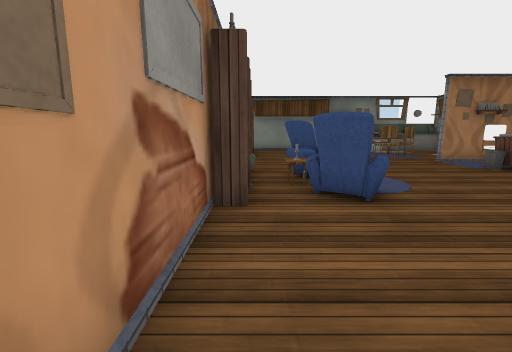
View 1 (above)

14 first-person views from a walk through a 3-D level made in the Unity game engine. The camera is 1.2 m above the floor, tilts 10° down and sees 90° across. The floor is counted in squares, 1 m on a side. Each view is taken from the middle of a square. On the plan, view 1 faces up. The plan holds only what a view shows up to about 12 squares ahead; the rest is blank. The place goes on beyond the plan. Some animated figures are not drawn. Some surface patterns are stand-ins.

View 2
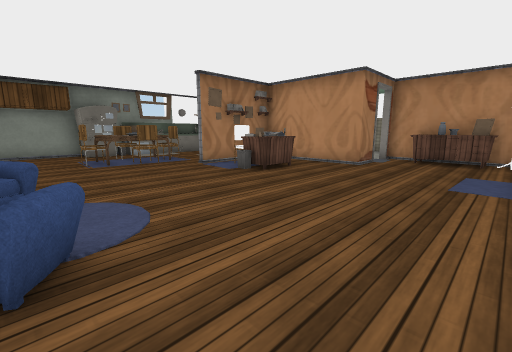

View 3
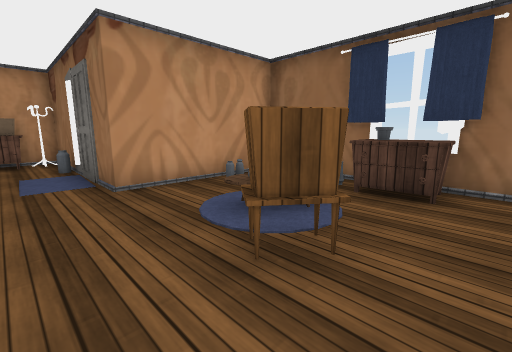

View 4
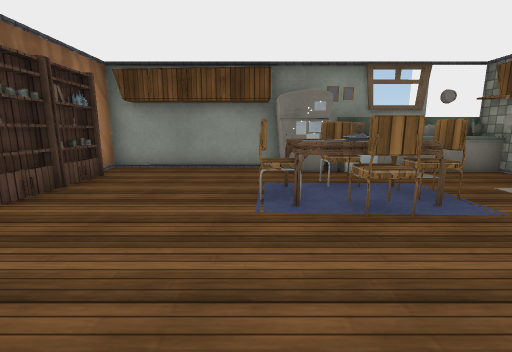

View 5
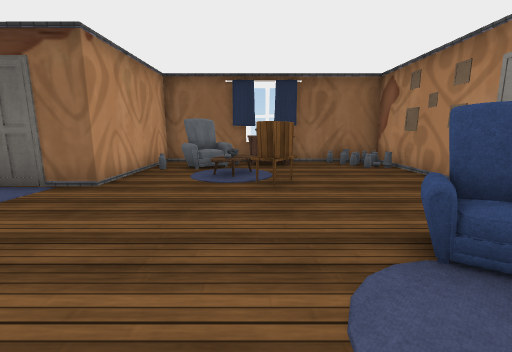

View 6
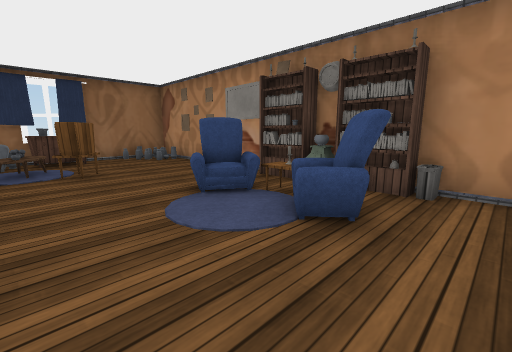

View 7
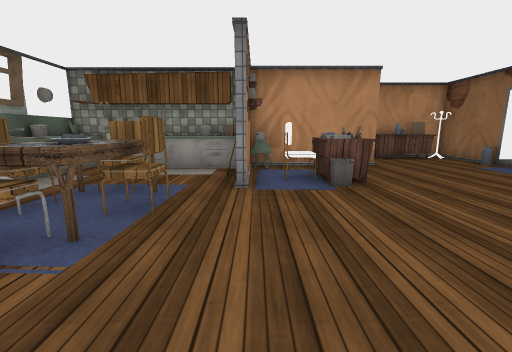

View 8
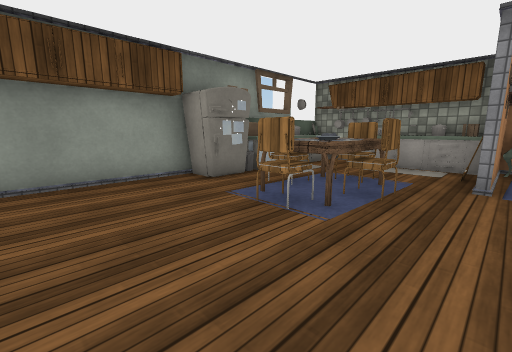

View 9
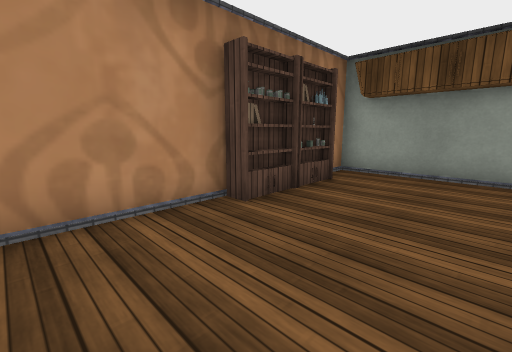

View 10
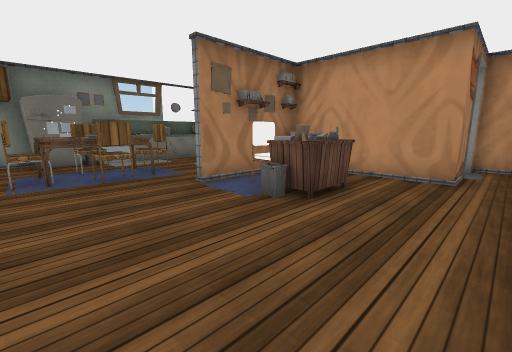

View 11
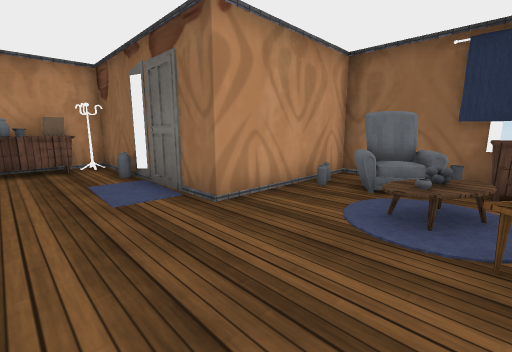

View 12
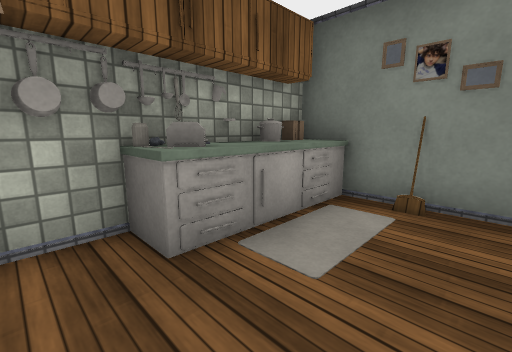

View 13
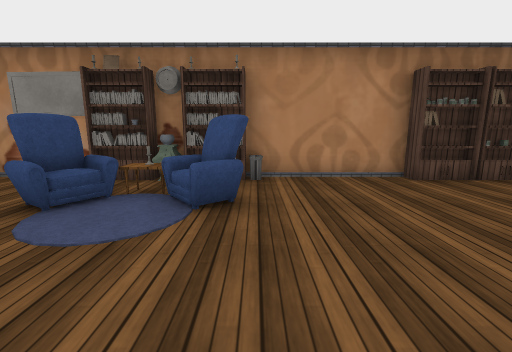

View 14
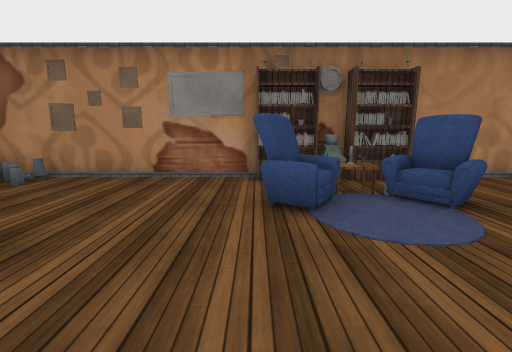

### Floor plan
Points are (right, up) in squares from view 1. A wall is a line through its corners. A room is listed if a view was taken in it or the views show most of it. See-through windows are left out.
Room 1 (views 1, 2, 3, 4, 5, 6, 7, 8, 9, 10, 11, 12, 13, 14)
walls: (7.9, 10.4) (10.5, 10.4); (10.5, 10.2) (7.4, 10.2); (12.4, 5.8) (11, 5.8) (11, 9.6); (-0.7, 12) (-0.7, -3.1) (2.6, -3.1); (13.4, 2.5) (13.7, 3.1); (4.4, -3.1) (7.5, -3.1) (7.5, 1.5) (14, 1.5) (14, 5.8); (9.5, 16.5) (-0.7, 16.5) (-0.7, 15.9)
low walls: (8.8, 10.8) (9.3, 10.8)
objects: other object (0, -2); other object (0, -1); other object (0, 4); other object (0, 5); other object (0, 6); other object (0, 7); other object (0, 8); other object (0, 9); other object (0, 12) to (0, 13); other object (0, 14); other object (1, -2); other object (1, 4) to (2, 5); other object (1, 5) to (2, 7); other object (1, 7) to (2, 8); other object (1, 8); other object (3, -3); other object (3, -2); other object (3, 1) to (4, 1); other object (4, -3); other object (4, -2); other object (4, 0); other object (4, 12) to (5, 13); other object (5, -2); other object (5, 0); other object (5, 1); other object (5, 12) to (6, 12); other object (5, 15) to (6, 16); other object (6, -2) to (6, -1); other object (6, 11); other object (6, 13); other object (6, 14); other object (6, 16); other object (7, -2); other object (7, -1); other object (7, 12) to (7, 13); other object (7, 15); other object (8, 7) to (9, 7); other object (8, 8); other object (8, 9) to (9, 9); other object (9, 16) to (10, 16); other object (10, 11) to (10, 14); other object (11, 2); other object (11, 11); other object (11, 12); other object (11, 13); other object (11, 14); other object (11, 15); other object (11, 16); other object (13, 2); other object (13, 3); other object (13, 4); other object (13, 5)

Where each view was taken, in squares from view 1:
view 1: 0 up, 0 right, facing up
view 2: 2 up, 2 right, facing up-right
view 3: 3 up, 2 right, facing down-right
view 4: 8 up, 4 right, facing up
view 5: 7 up, 4 right, facing down
view 6: 9 up, 5 right, facing down-left
view 7: 10 up, 2 right, facing right
view 8: 10 up, 1 right, facing up-right
view 9: 9 up, 3 right, facing up-left
view 10: 5 up, 4 right, facing up-right
view 11: 4 up, 4 right, facing down-right
view 12: 15 up, 8 right, facing down-right
view 13: 8 up, 6 right, facing left
view 14: 4 up, 6 right, facing left
